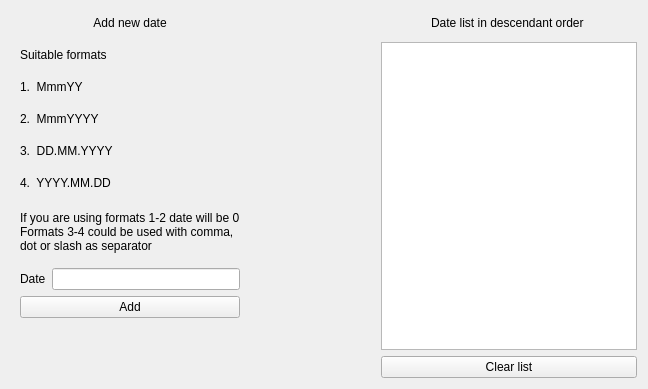
<?xml version="1.0" encoding="UTF-8"?>
<ui version="4.0">
 <class>SixthTask</class>
 <widget class="QDialog" name="SixthTask">
  <property name="geometry">
   <rect>
    <x>0</x>
    <y>0</y>
    <width>648</width>
    <height>389</height>
   </rect>
  </property>
  <property name="sizePolicy">
   <sizepolicy hsizetype="Preferred" vsizetype="Preferred">
    <horstretch>0</horstretch>
    <verstretch>2</verstretch>
   </sizepolicy>
  </property>
  <property name="minimumSize">
   <size>
    <width>648</width>
    <height>389</height>
   </size>
  </property>
  <property name="maximumSize">
   <size>
    <width>648</width>
    <height>389</height>
   </size>
  </property>
  <property name="windowTitle">
   <string>Dialog</string>
  </property>
  <widget class="QWidget" name="gridLayoutWidget">
   <property name="geometry">
    <rect>
     <x>20</x>
     <y>10</y>
     <width>617</width>
     <height>368</height>
    </rect>
   </property>
   <layout class="QGridLayout" name="gridLayout">
    <item row="4" column="0" colspan="2">
     <widget class="QLabel" name="label_6">
      <property name="text">
       <string>2.  MmmYYYY</string>
      </property>
     </widget>
    </item>
    <item row="0" column="3">
     <widget class="QLabel" name="label_2">
      <property name="text">
       <string>Date list in descendant order </string>
      </property>
      <property name="alignment">
       <set>Qt::AlignCenter</set>
      </property>
     </widget>
    </item>
    <item row="8" column="0">
     <widget class="QLabel" name="label">
      <property name="text">
       <string>Date</string>
      </property>
     </widget>
    </item>
    <item row="8" column="1">
     <widget class="QLineEdit" name="date_edit">
      <property name="maxLength">
       <number>10</number>
      </property>
     </widget>
    </item>
    <item row="6" column="0" colspan="2">
     <widget class="QLabel" name="label_8">
      <property name="text">
       <string>4.  YYYY.MM.DD</string>
      </property>
     </widget>
    </item>
    <item row="2" column="0" colspan="2">
     <widget class="QLabel" name="label_4">
      <property name="text">
       <string>Suitable formats</string>
      </property>
     </widget>
    </item>
    <item row="8" column="2">
     <spacer name="horizontalSpacer">
      <property name="orientation">
       <enum>Qt::Horizontal</enum>
      </property>
      <property name="sizeHint" stdset="0">
       <size>
        <width>40</width>
        <height>20</height>
       </size>
      </property>
     </spacer>
    </item>
    <item row="0" column="0" colspan="2">
     <widget class="QLabel" name="label_3">
      <property name="text">
       <string>Add new date</string>
      </property>
      <property name="alignment">
       <set>Qt::AlignCenter</set>
      </property>
     </widget>
    </item>
    <item row="7" column="0" colspan="2">
     <widget class="QLabel" name="label_9">
      <property name="minimumSize">
       <size>
        <width>0</width>
        <height>60</height>
       </size>
      </property>
      <property name="text">
       <string>If you are using formats 1-2 date will be 0
Formats 3-4 could be used with comma, 
dot or slash as separator</string>
      </property>
     </widget>
    </item>
    <item row="9" column="0" colspan="2">
     <widget class="QPushButton" name="add_date">
      <property name="focusPolicy">
       <enum>Qt::NoFocus</enum>
      </property>
      <property name="text">
       <string>Add</string>
      </property>
     </widget>
    </item>
    <item row="3" column="0" colspan="2">
     <widget class="QLabel" name="label_5">
      <property name="text">
       <string>1.  MmmYY</string>
      </property>
     </widget>
    </item>
    <item row="2" column="3" rowspan="9">
     <widget class="QListWidget" name="dates_list"/>
    </item>
    <item row="5" column="0" colspan="2">
     <widget class="QLabel" name="label_7">
      <property name="text">
       <string>3.  DD.MM.YYYY</string>
      </property>
     </widget>
    </item>
    <item row="11" column="3">
     <widget class="QPushButton" name="clear_list_button">
      <property name="focusPolicy">
       <enum>Qt::NoFocus</enum>
      </property>
      <property name="text">
       <string>Clear list</string>
      </property>
     </widget>
    </item>
   </layout>
  </widget>
 </widget>
 <resources/>
 <connections/>
</ui>
